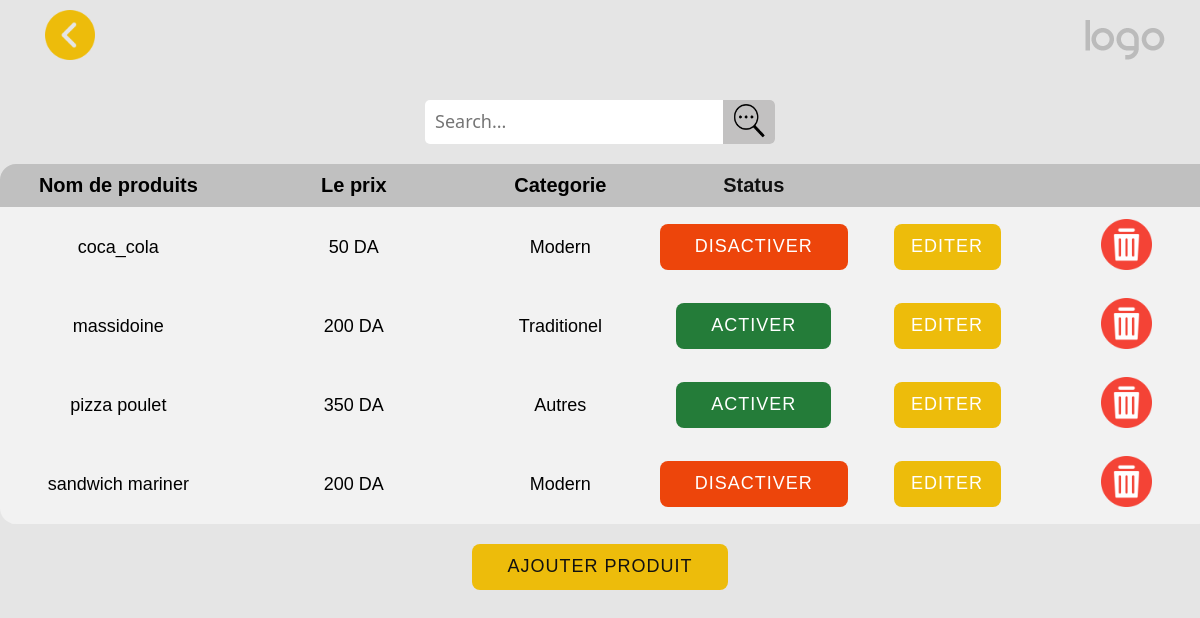
The page /editer-products on the database as committed earlier.
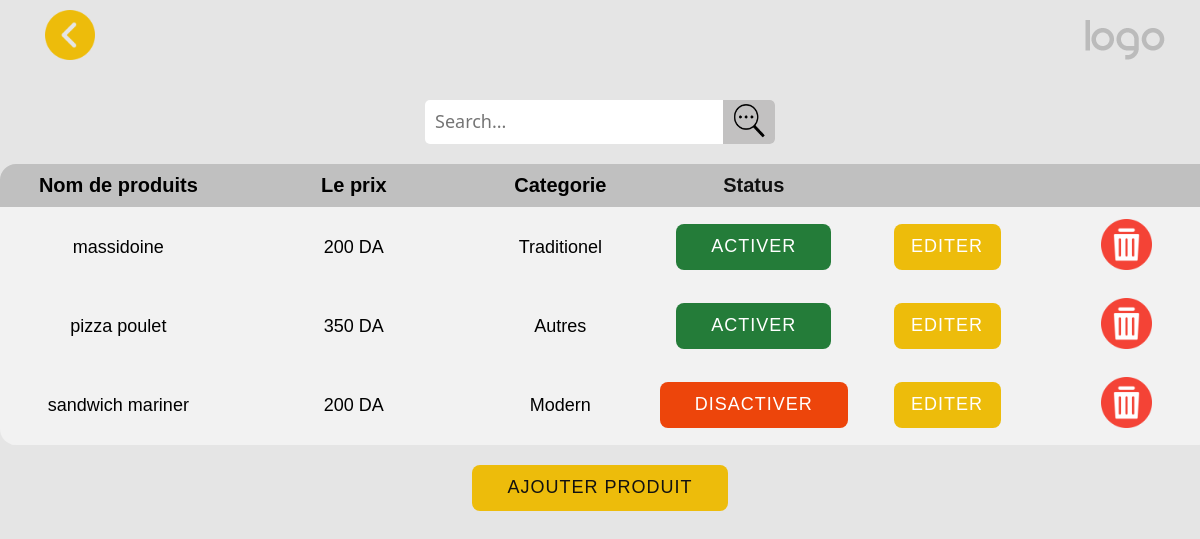
The same page on the database as committed later.
### main/models.py (models this page shows, shortened)
class Products(models.Model):
    prodCatChoices = [
        ('1', 'Traditionel'),
        ('2', 'Modern'),
        ('3', 'Boissant')
    ]
    prodName = models.CharField(max_length=30,null=False,help_text='entrer le nom de produit',verbose_name='nom de produit')
    prodPrix = models.IntegerField(null=False,help_text='prix de produit',verbose_name='prix de produit')
    prodCat = models.IntegerField(choices=prodCatChoices,null=False,help_text='choisit la categorie de ce produit',verbose_name='categorie de produit')
    isActive = models.BooleanField(help_text='activer ou desactiver ce produit', verbose_name='status de produit',default=True)
    img=models.ImageField(default='default.jpg',upload_to='profile_pics')
    deleted=models.BooleanField(default=False)

### main/views.py (the view)
# urls.py: path('editer-products', editProdsView, name='editer-products'),
def editProdsView(request):
    context = {}
    prods = Products.objects.all().order_by('prodName')
    context['products'] = prods
    context['catList'] = ['Traditionel', 'Modern', 'Autres']
    if 'act-dis' in request.POST:
        prod = Products.objects.get(id=request.POST['act-dis'])
        prod.isActive = not prod.isActive
        prod.save()
    return render(request,"main/products2.html",context)

### main/templates/main/products2.html (shortened to what the changed rows need)
<!DOCTYPE html>
<html style="font-size: 16px;" lang="en"><head>
    {% load static %}
    <link rel="stylesheet" href="{% static 'products2.css' %}" media="screen">
    <link rel="stylesheet" href="{% static 'header.css' %}" media="screen">
  </head>
  <body>
    <section class="u-clearfix u-grey-10 u-section-1" id="sec-9891">
      <div class="u-clearfix u-sheet u-sheet-1">
        <div class="u-table u-table-responsive u-table-1">
          <table class="u-table-entity">
            <colgroup>
            </colgroup>
            <thead class="u-align-center u-grey-25 u-table-header u-text-black u-table-header-1">
              <tr style="height: 6px;">
                <th class="u-table-cell"><span class="u-text-black">Nom de produits</span></th>
                <th class="u-table-cell">Le prix</th>
                <th class="u-table-cell">Categorie<br></th>
                <th class="u-grey-25 u-table-cell u-table-cell-4">Status</th>
                <th class="u-grey-25 u-table-cell u-table-cell-5"></th>
                <th class="u-grey-25 u-table-cell u-table-cell-5"></th>
              </tr>
            </thead>
            <tbody class="u-align-center u-grey-5 u-table-body u-text-black u-table-body-1" id="prods_list">
              {% for prod in products %}
              {% if prod.deleted == False %}
              <tr style="height: 60px;" id="prod_{{prod.id}}">
                <td class="u-border-1 u-border-grey-5 u-border-no-left u-border-no-right u-table-cell">{{prod.prodName}}</td>
                <td class="u-border-1 u-border-grey-5 u-border-no-left u-border-no-right u-table-cell">{{prod.prodPrix}} DA<br>
                </td>
                <td class="u-border-1 u-border-grey-5 u-border-no-left u-border-no-right u-table-cell">
                  {% for cat in catList %}
                    {% if forloop.counter == prod.prodCat %}
                      {{cat}}
                    {% endif %}
                  {% endfor %}
                  <br>
                </td>
                <td class="u-border-1 u-border-grey-5 u-border-no-left u-border-no-right u-table-cell">
                  <form method="post">{% csrf_token %}
                    {% if not prod.isActive %}
                      <button  type="submit"  name="act-dis" value="{{prod.id}}" class="u-border-2 u-border-grey-75 u-btn u-btn-round u-button-style u-custom-color-1 u-hover-custom-color-2 u-radius-8 u-text-body-alt-color u-text-hover-white u-btn-4 activer_button"  style="background-color: #ed450b ; color : white">disActiver<br></button>
                    {% else %}
                      <button  type="submit"  name="act-dis" value="{{prod.id}}" class="u-border-2 u-border-grey-75 u-btn u-btn-round u-button-style u-custom-color-1 u-hover-custom-color-2 u-radius-8 u-text-body-alt-color u-text-hover-white u-btn-4 disactiver_button" style="background-color: #247c39; color : white" >Activer<br></button>
                      {% endif %}
                  </form>
                </td>
                <td class="u-border-1 u-border-grey-5 u-border-no-left u-border-no-right u-table-cell">
                  <form method="post" action="ajouterEditer-product">{% csrf_token %}
                    <button  type="submit"  name="editPrd" value="{{prod.id}}" class="u-btn u-btn-round u-button-style u-hover-palette-1-dark-1 u-palette-1-base u-radius-8 u-btn-5" style="background-color: #edbc0b;">Editer</button>
                  </form>
                </td>
                <td class="u-border-1 u-border-grey-5 u-border-no-left u-border-no-right u-table-cell">
                  <form method="post"  action="delete_product">{% csrf_token %}
                    <button value="{{prod.id}}" onclick="deleProd(this.value)" type="button" class="icon-button2"><img class="icon-supprime" src="/static/img/3687412.png"/></button>
                  </form >
                </td>
              </tr>
               {% endif %}
              {% endfor %}
            </tbody>
          </table>
        </div>
      </div>
    </section>
</body></html>

Rows that differ between the two databases and show on the page:
removed Products: prodName "coca_cola", prodPrix "50", catList "Modern", {{ prod.id }} 14 (drawn), deleted False (drawn)
